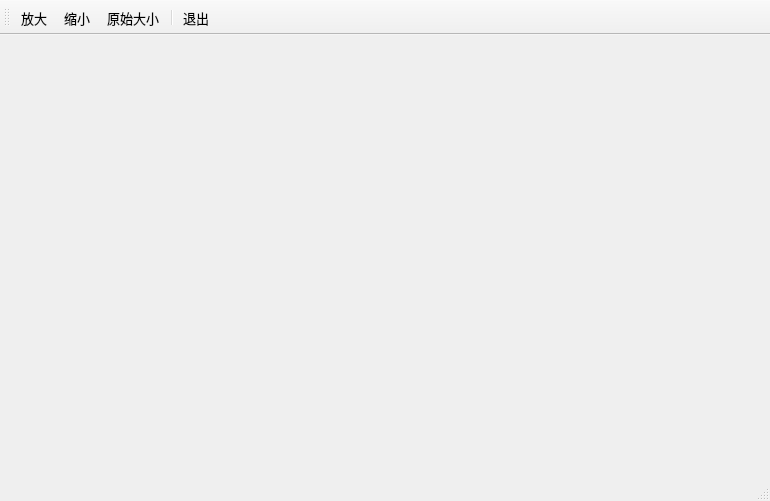
<?xml version="1.0" encoding="UTF-8"?>
<ui version="4.0">
 <class>MainWindow</class>
 <widget class="QMainWindow" name="MainWindow">
  <property name="geometry">
   <rect>
    <x>0</x>
    <y>0</y>
    <width>770</width>
    <height>501</height>
   </rect>
  </property>
  <property name="font">
   <font>
    <pointsize>10</pointsize>
   </font>
  </property>
  <property name="windowTitle">
   <string>QScatterSeries序列与鼠标选择缩放</string>
  </property>
  <widget class="QWidget" name="centralWidget"/>
  <widget class="QMenuBar" name="menuBar">
   <property name="geometry">
    <rect>
     <x>0</x>
     <y>0</y>
     <width>770</width>
     <height>23</height>
    </rect>
   </property>
  </widget>
  <widget class="QToolBar" name="mainToolBar">
   <property name="toolButtonStyle">
    <enum>Qt::ToolButtonTextBesideIcon</enum>
   </property>
   <attribute name="toolBarArea">
    <enum>TopToolBarArea</enum>
   </attribute>
   <attribute name="toolBarBreak">
    <bool>false</bool>
   </attribute>
   <addaction name="actZoomIn"/>
   <addaction name="actZoomOut"/>
   <addaction name="actZoomReset"/>
   <addaction name="separator"/>
   <addaction name="actQuit"/>
  </widget>
  <widget class="QStatusBar" name="statusBar"/>
  <action name="actZoomReset">
   <property name="icon">
    <iconset resource="res.qrc">
     <normaloff>:/icons/images/414.bmp</normaloff>:/icons/images/414.bmp</iconset>
   </property>
   <property name="text">
    <string>原始大小</string>
   </property>
   <property name="toolTip">
    <string>原始大小</string>
   </property>
  </action>
  <action name="actQuit">
   <property name="icon">
    <iconset resource="res.qrc">
     <normaloff>:/icons/images/132.bmp</normaloff>:/icons/images/132.bmp</iconset>
   </property>
   <property name="text">
    <string>退出</string>
   </property>
   <property name="toolTip">
    <string>退出</string>
   </property>
  </action>
  <action name="actZoomIn">
   <property name="icon">
    <iconset resource="res.qrc">
     <normaloff>:/icons/images/418.bmp</normaloff>:/icons/images/418.bmp</iconset>
   </property>
   <property name="text">
    <string>放大</string>
   </property>
   <property name="toolTip">
    <string>放大</string>
   </property>
  </action>
  <action name="actZoomOut">
   <property name="icon">
    <iconset resource="res.qrc">
     <normaloff>:/icons/images/416.bmp</normaloff>:/icons/images/416.bmp</iconset>
   </property>
   <property name="text">
    <string>缩小</string>
   </property>
   <property name="toolTip">
    <string>缩小</string>
   </property>
  </action>
 </widget>
 <layoutdefault spacing="6" margin="11"/>
 <resources>
  <include location="res.qrc"/>
 </resources>
 <connections>
  <connection>
   <sender>actQuit</sender>
   <signal>triggered()</signal>
   <receiver>MainWindow</receiver>
   <slot>close()</slot>
   <hints>
    <hint type="sourcelabel">
     <x>-1</x>
     <y>-1</y>
    </hint>
    <hint type="destinationlabel">
     <x>339</x>
     <y>206</y>
    </hint>
   </hints>
  </connection>
 </connections>
</ui>
